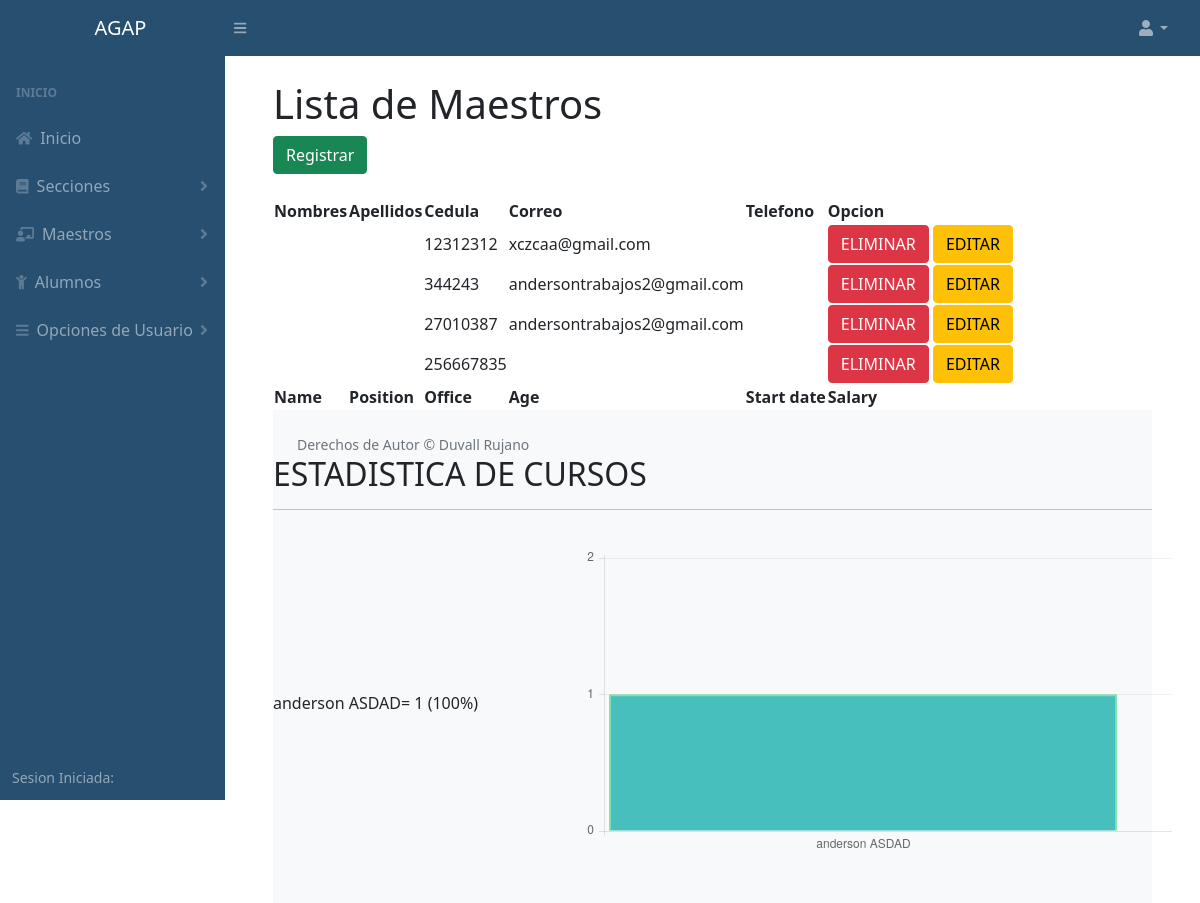
The page /lista_maestro.php on the database as committed earlier.
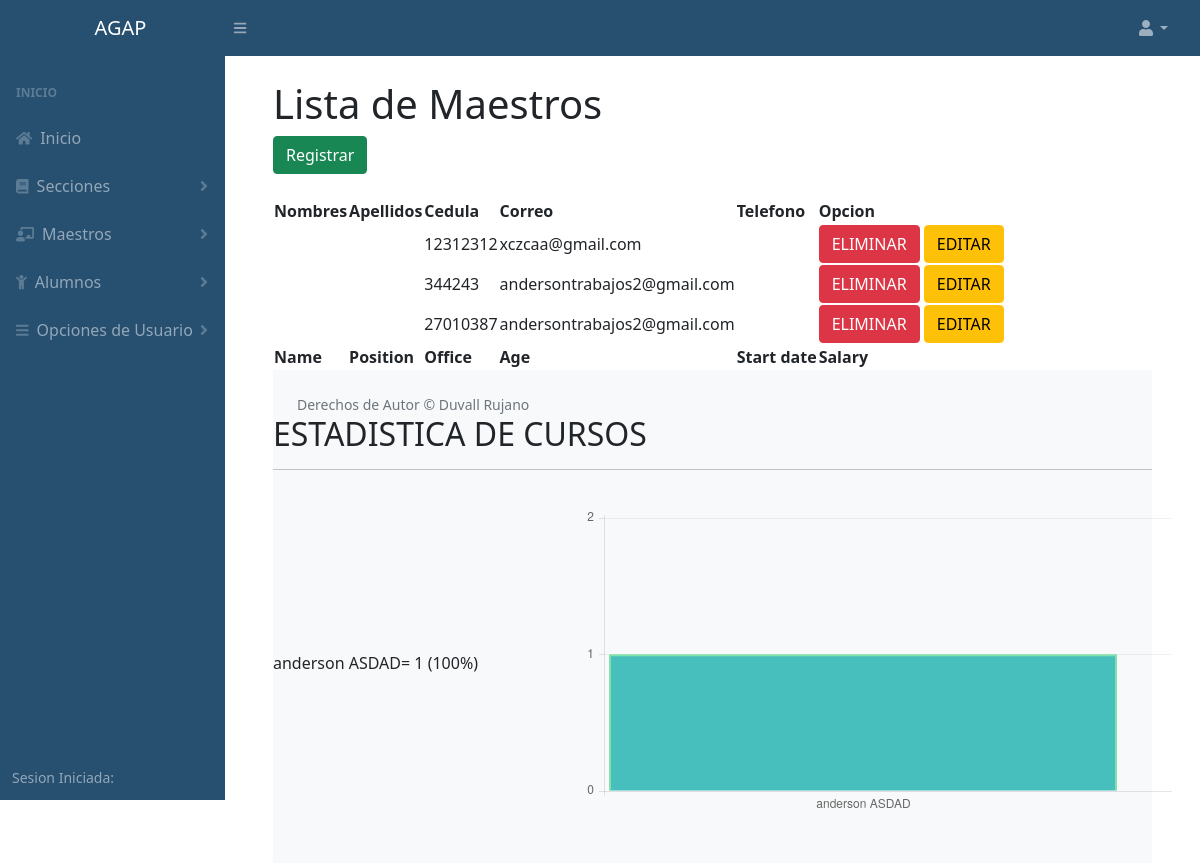
The same page on the database as committed later.
### tables this page shows
CREATE TABLE `maestro` (
  `id_maestro` int(11) NOT NULL AUTO_INCREMENT,
  `nombres` varchar(200) NOT NULL,
  `apellidos` varchar(200) NOT NULL,
  `cedula` int(200) NOT NULL,
  `correo` varchar(200) NOT NULL,
  `nacimiento` varchar(200) NOT NULL,
  `direccion` text NOT NULL,
  `servicio` int(100) NOT NULL,
  PRIMARY KEY (`id_maestro`),
  UNIQUE KEY `cedula` (`cedula`)
);

### php/maestro/conexion.php (called while the page is built, shortened)
<?php
	class conexions
	{
		private $host;
		private $user;
		private $password;
		private $database;
		function __construct(){
			$this->host 	= "localhost";
			$this->user 	= "root";
			$this->password = "";
			$this->database = "agap";
		}
		public function conectar(){
			$conexion = mysqli_connect($this->host, $this->user, $this->password, $this->database);
			return $conexion;
		}
	}
 ?>

### php/maestro/maestro.php (called while the page is built, shortened)
<?php
	include "conexion.php";
	class maestro
	{
		private $link;
		function __construct()
		{
			$this->conn  = new conexions();
			$this->link  = $this->conn->conectar();
		}
		public function getMaestro()
		{
			$query  = "SELECT * FROM maestro";
			$result = mysqli_query($this->link, $query);
			$data   = array();
			while ($data[] = mysqli_fetch_assoc($result));
			array_pop($data);
			return $data;
		}
		public function getEstadistica()
		{
			$query  = "SELECT SUM(est_v) AS suma, maestro, ano FROM curso GROUP BY (maestro)";
			$result = mysqli_query($this->link, $query);
			$data   = array();
			while ($data[] = mysqli_fetch_assoc($result));
			array_pop($data);
			rsort($data);
			return $data;
		}
	}
?>

### lista_maestro.php (the view, shortened to what this page needs)
<?php
include "php/maestro/maestro.php";
        $maestro     = new maestro;
        $estadistica = new maestro;
        $estadisticL = new maestro;
        $maestro     = $maestro->getMaestro();
        $estadistica = $estadistica->getEstadistica();
        $estadisticL = $estadisticL->getEstadisticaByN();
        $i = 0;
        foreach ($estadisticL as $column => $value) {
        $i++;
        }
?>
<!DOCTYPE html>
<html lang="en">
    <head>
        <link href="https://cdn.jsdelivr.net/npm/simple-datatables@latest/dist/style.css" rel="stylesheet" />
        <link href="css/styles.css" rel="stylesheet" />
        <link href="css/stylo.css" rel="stylesheet" />
    </head>
    <body class="sb-nav-fixed">
          <?php include "php/acceso.php"?>
                    <div class="container-fluid px-4">
                        <h1 class="mt-4">Lista de Maestros</h1>
                        <ol class="breadcrumb mb-4">
        <div> <input type="button" onclick="location='registro_maestro.php'" class="btn btn-success" value="Registrar"> </div>
                        </ol>
                                <table id="datatablesSimple">
                                    <thead>
                                        <tr>
                                            <th>Nombres</th>
                                            <th>Apellidos</th>
                                            <th>Cedula</th>
                                            <th>Correo</th>
                                            <th>Telefono</th>
                                            <th>Opcion</th>
                                        </tr>
                                    </thead>
                                    <tfoot>
                                        <tr>
                                            <th>Name</th>
                                            <th>Position</th>
                                            <th>Office</th>
                                            <th>Age</th>
                                            <th>Start date</th>
                                            <th>Salary</th>
                                        </tr>
                                    </tfoot>
                                    <tbody>
                         <?php
                    if (count($maestro)>0) {
                        foreach ($maestro as $column => $value) {
                ?>
                                        <tr>
                                            <td><?php echo $value['nombre'];?></td>
                                            <td><?php echo $value['apellido'];?></td>
                                            <td><?php echo $value['cedula'];?></td>
                                            <td><?php echo $value['correo'];?></td>
                                            <td><?php echo $value['telefono'];?></td>
                                            <td><a href="php/maestro/maestro_controler.php?id=<?=$value['id_maestro']?>&delete" class="btn btn-danger">ELIMINAR</a> <a href="editar_maestro.php?id=<?=$value['id_maestro']?>&editar" class="btn btn-warning">EDITAR</a></td>
                                        </tr>
                                <?php }  ?>
                                 <?php }  ?>
                                    </tbody>
                                </table>
                <footer class="py-4 bg-light mt-auto">
                    <div class="container-fluid px-4">
                        <div class="d-flex align-items-center justify-content-between small">
                            <div class="text-muted">Derechos de Autor &copy; Duvall Rujano</div>
                        </div>
                    </div>
                    <div class="title-m">
                    <h2>ESTADISTICA DE CURSOS</h2>
                <hr class="stylerf">
                <div style="width: 100%; display:flex; flex-wrap: wrap;">
                            <div style="width: 30%; margin: auto; text-align: left;">
                            <?php
                    if (count($estadistica)>0) {
                        foreach ($estadistica as $column => $value) {
                            ?>
                        <?php echo  $value['maestro']. '= ' .$value['suma']. ' (' .intval(($value['suma']) * 100 / $i ). '%)'; ?><br>
                <?php
                    }
                    }
                ?>
            </div>
                <div style="width: 70%; padding: 20px;" >
                        <canvas id="canvas2"  style="width: 100%;"></canvas>
                    </div>
            </div>
            </div>
                </footer>
            </div>
        </div>
        <script>
    var randomScalingFactor = function(){ return Math.round(Math.random()*100)};
    var barChartData = {
        labels : [
                    <?php
                    $color = ["#F7464A","#46BFBD","#FDB45C","#949FB1","#4D5360"];$b = 0;
                        foreach ($estadistica as $column => $value) { ?>
                    '<?php echo $value['maestro'];?>',
                <?php } ?>
        ],
        datasets : [
            {
                fillColor : "#46BFBD",
                strokeColor : "#82E0AA",
                highlightFill: "#82E0AA",
                highlightStroke: "#82E0AA",
                data : [
                <?php
                    if (count($estadistica)>0) {
                        foreach ($estadistica as $column => $value) {
                            ?>
                    <?=$value['suma']?>,
                <?php
        }
        }
            ?>
                ]
            }
        ]
    }
    window.onload = function(){
        var ctx = document.getElementById("canvas2").getContext("2d");
        window.myBar = new Chart(ctx).Bar(barChartData, {
        responsive : true
        });
    }
    </script>
    </body>
</html>

### php/acceso.php (shortened to what this page needs)
<nav class="sb-topnav navbar navbar-expand navbar-dark bg-dark">
           <a class="navbar-brand ps-3" href="index.html">AGAP</a>
           <button class="btn btn-link btn-sm order-1 order-lg-0 me-4 me-lg-0" id="sidebarToggle" href="#!"><i class="fas fa-bars"></i></button>
           <ul class="navbar-nav ms-auto ms-md-0 me-3 me-lg-4">
               <li class="nav-item dropdown">
                   <a class="nav-link dropdown-toggle" id="navbarDropdown" href="#" role="button" data-bs-toggle="dropdown" aria-expanded="false"><i class="fas fa-user fa-fw"></i></a>
               </li>
           </ul>
       </nav>
       <div id="layoutSidenav">
           <div id="layoutSidenav_nav">
               <nav class="sb-sidenav accordion sb-sidenav-dark" id="sidenavAccordion">
                   <div class="sb-sidenav-menu">
                       <div class="nav">
                           <div class="sb-sidenav-menu-heading">Inicio</div>
                           <a class="nav-link" href="inicio.php">
                               <div class="sb-nav-link-icon"><i class="fas fa-home"></i></div>
                               Inicio
                           </a>
                           <a class="nav-link collapsed" href="#" data-bs-toggle="collapse" data-bs-target="#collapsePages1" aria-expanded="false" aria-controls="collapsePages">
                               <div class="sb-nav-link-icon"><i class="fas fa-book"></i></div>
                               Secciones
                               <div class="sb-sidenav-collapse-arrow"><i class="fas fa-angle-down"></i></div>
                           </a>
                            <a class="nav-link collapsed" href="#" data-bs-toggle="collapse" data-bs-target="#collapse" aria-expanded="false" aria-controls="collapsePages">
                               <div class="sb-nav-link-icon"><i class="fas fa-chalkboard-teacher"></i></div>
                               Maestros
                               <div class="sb-sidenav-collapse-arrow"><i class="fas fa-angle-down"></i></div>
                           </a>
                               <a class="nav-link collapsed" href="#" data-bs-toggle="collapse" data-bs-target="#collapsePages5" aria-expanded="false" aria-controls="collapsePages">
                               <div class="sb-nav-link-icon"><i class="fas fa-child"></i></div>
                               Alumnos
                               <div class="sb-sidenav-collapse-arrow"><i class="fas fa-angle-down"></i></div>
                           </a>
                           <a class="nav-link collapsed" href="#" data-bs-toggle="collapse" data-bs-target="#collapsePages3" aria-expanded="false" aria-controls="collapsePages">
                               <div class="sb-nav-link-icon"><i class="fas fa-bars"></i></div>
                               Opciones de Usuario
                               <div class="sb-sidenav-collapse-arrow"><i class="fas fa-angle-down"></i></div>
                           </a>
                       </div>
                   </div>
                   <div class="sb-sidenav-footer">
                       <div class="small">Sesion Iniciada:</div>
                   </div>
               </nav>
           </div>
           <div id="layoutSidenav_content">
               <main>
                   <div class="container-fluid px-4">

Rows that differ between the two databases and show on the page:
removed maestro: cedula "256667835"
